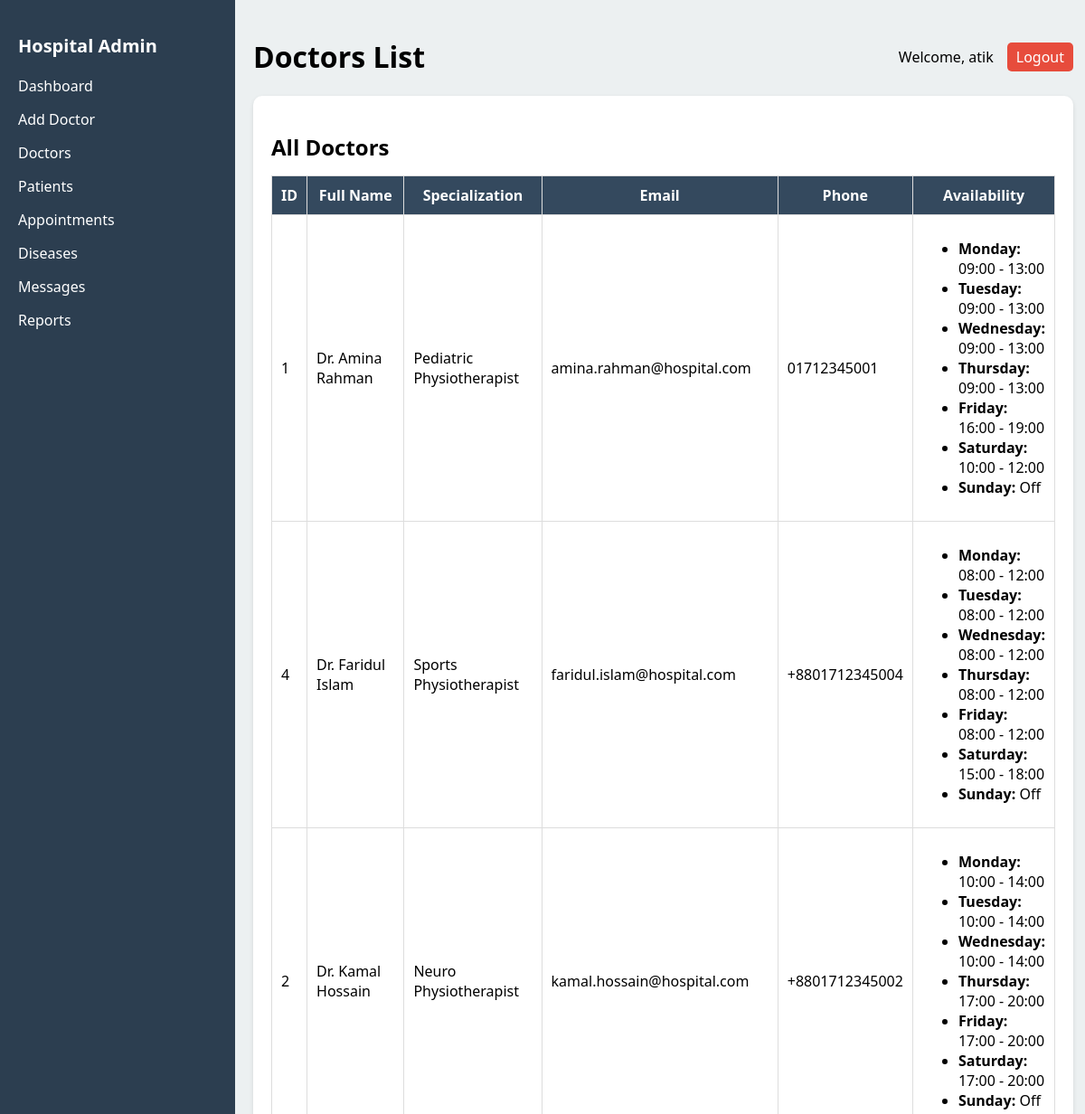
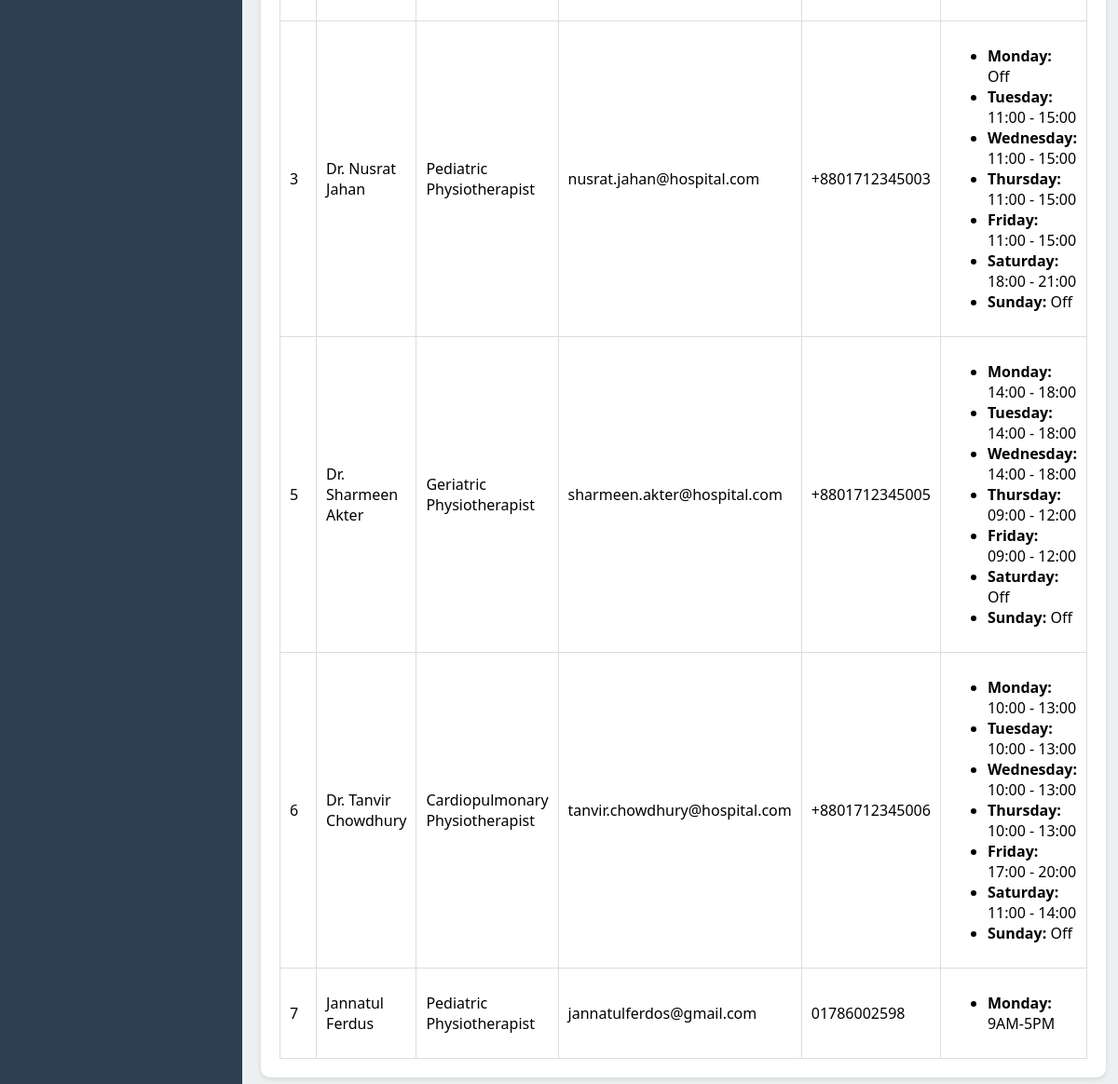
Screenshot of /custom_admin/doctors/ (signed in) with the database file from the repository (2 pictures, top to bottom).
### main_app/models.py (models this page shows, shortened)
class User(AbstractUser):
    full_name = models.CharField(max_length=150)
    phone = models.CharField(max_length=15)
    nid = models.CharField(max_length=20)
    age = models.IntegerField(blank=True, null=True)
    gender = models.CharField(max_length=10)
    is_admin = models.BooleanField(default=False)

class Doctor(models.Model):
    full_name = models.CharField(max_length=100)
    specialization = models.CharField(max_length=100)
    phone = models.CharField(max_length=15)
    email = models.EmailField(unique=True)
    availability = models.JSONField(default=dict, blank=True, null=True)

### custom_admin/views.py (the view)
# urls.py: path("doctors/", views.doctor_list, name="doctor_list"),
@login_required
def doctor_list(request):
    doctors = Doctor.objects.all().order_by("full_name")
    return render(request, "doctor_list.html", {"doctors": doctors})

### custom_admin/templates/doctor_list.html (shortened to what this page needs)
{% load static %}
<!DOCTYPE html>
<html lang="en">
  <head>
    <link rel="stylesheet" href="{% static 'css/dashboard.css' %}" />
  </head>
  <body>
    {% include 'sidder_part.html' %}
    <div class="main-content">
      <header>
        <h1>Doctors List</h1>
        <div class="user-info">
          <span>Welcome, {{ request.user.username }}</span>
          <a href="{% url 'logout' %}" class="logout-btn">Logout</a>
        </div>
      </header>
      <section class="table-section">
        <h2>All Doctors</h2>
        <table>
          <thead>
            <tr>
              <th>ID</th>
              <th>Full Name</th>
              <th>Specialization</th>
              <th>Email</th>
              <th>Phone</th>
              <th>Availability</th>
            </tr>
          </thead>
          <tbody>
            {% for doctor in doctors %}
            <tr>
              <td>{{ doctor.id }}</td>
              <td>{{ doctor.full_name }}</td>
              <td>{{ doctor.specialization }}</td>
              <td>{{ doctor.email }}</td>
              <td>{{ doctor.phone }}</td>
              <td>
                {% if doctor.availability %}
                <ul>
                  {% for day, time in doctor.availability.items %}
                  <li><strong>{{ day }}:</strong> {{ time }}</li>
                  {% endfor %}
                </ul>
                {% else %}
                <em>No availability set</em>
                {% endif %}
              </td>
            </tr>
            {% empty %}
            <tr>
              <td colspan="6" class="no-data">No doctors found.</td>
            </tr>
            {% endfor %}
          </tbody>
        </table>
      </section>
    </div>
  </body>
</html>

### custom_admin/templates/sidder_part.html (shortened to what this page needs)
{% load static %}
<!DOCTYPE html>
<html lang="en">
<head>
  <link rel="stylesheet" href="{% static 'css/sidder_part.css' %}" />
</head>
<body>
<div class="sidebar">
  <h2>Hospital Admin</h2>
  <ul>
    <li><a href="{% url 'custom_admin:dashboard' %}">Dashboard</a></li>
    <li><a href="{% url 'custom_admin:add_doctor' %}">Add Doctor</a></li>
    <li><a href="{% url 'custom_admin:doctor_list' %}">Doctors</a></li>
    <li><a href="{% url 'custom_admin:patient_list' %}">Patients</a></li>
    <li><a href="{% url 'custom_admin:appointment_list' %}">Appointments</a></li>
    <li><a href="{% url 'custom_admin:diseases' %}">Diseases</a></li>
    <li><a href="#">Messages</a></li>
    <li><a href="#">Reports</a></li>
  </ul>
</div>
</body>
</html>

### custom_admin/static/css/dashboard.css (style rules this page uses)
body { margin: 0; font-family: Arial, sans-serif; display: flex; }
.sidebar { width: 220px; background: #2c3e50; color: white; min-height: 100vh; padding: 20px; }
.sidebar h2 { margin-bottom: 20px; font-size: 20px; }
.sidebar ul { list-style: none; padding: 0; }
.sidebar ul li { margin: 15px 0; }
.sidebar ul li a { color: white; text-decoration: none; }
.main-content { flex: 1; padding: 20px; background: #ecf0f1; }
header { display: flex; justify-content: space-between; align-items: center; }
.user-info { display: flex; gap: 15px; align-items: center; }
.logout-btn { background: #e74c3c; color: white; padding: 5px 10px; border-radius: 5px; text-decoration: none; }
.table-section { background: white; padding: 20px; border-radius: 10px; box-shadow: 0 2px 5px rgba(0,0,0,0.1); }
.table-section h2 { margin-bottom: 15px; }
table { width: 100%; border-collapse: collapse; }
table th, table td { padding: 10px; border: 1px solid #ddd; }
table th { background: #34495e; color: white; }

### custom_admin/static/css/sidder_part.css (style rules this page uses)
body { margin: 0; padding: 0; font-family: "Segoe UI", Tahoma, Geneva, Verdana, sans-serif; display: flex; min-height: 100vh; background: #f4f6f9; }
.sidebar { width: 220px; background: #2c3e50; color: white; min-height: 100vh; padding: 20px; flex-shrink: 0; }
.sidebar h2 { margin-bottom: 20px; font-size: 20px; }
.sidebar ul { list-style: none; padding: 0; margin: 0; }
.sidebar ul li { margin: 15px 0; }
.sidebar ul li a { color: white; text-decoration: none; transition: color 0.3s ease; }
.main-content { flex: 1; padding: 20px; }

### rows the page displays
User: user.username "atik"
Doctor: id "1", full_name "Dr. Amina Rahman", specialization "Pediatric Physiotherapist", email "amina.rahman@hospital.com", phone "01712345001", availability "Monday" "Tuesday" "Wednesday" "Thursday" "Friday" "Saturday" "Sunday", availability "09:00 - 13:00" "09:00 - 13:00" "09:00 - 13:00" "09:00 - 13:00" "16:00 - 19:00" "10:00 - 12:00" "Off"
Doctor: id "4", full_name "Dr. Faridul Islam", specialization "Sports Physiotherapist", email "faridul.islam@hospital.com", phone "+8801712345004", availability "Monday" "Tuesday" "Wednesday" "Thursday" "Friday" "Saturday" "Sunday", availability "08:00 - 12:00" "08:00 - 12:00" "08:00 - 12:00" "08:00 - 12:00" "08:00 - 12:00" "15:00 - 18:00" "Off"
Doctor: id "2", full_name "Dr. Kamal Hossain", specialization "Neuro Physiotherapist", email "kamal.hossain@hospital.com", phone "+8801712345002", availability "Monday" "Tuesday" "Wednesday" "Thursday" "Friday" "Saturday" "Sunday", availability "10:00 - 14:00" "10:00 - 14:00" "10:00 - 14:00" "17:00 - 20:00" "17:00 - 20:00" "17:00 - 20:00" "Off"
Doctor: id "3", full_name "Dr. Nusrat Jahan", specialization "Pediatric Physiotherapist", email "nusrat.jahan@hospital.com", phone "+8801712345003", availability "Monday" "Tuesday" "Wednesday" "Thursday" "Friday" "Saturday" "Sunday", availability "Off" "11:00 - 15:00" "11:00 - 15:00" "11:00 - 15:00" "11:00 - 15:00" "18:00 - 21:00" "Off"
Doctor: id "5", full_name "Dr. Sharmeen Akter", specialization "Geriatric Physiotherapist", email "sharmeen.akter@hospital.com", phone "+8801712345005", availability "Monday" "Tuesday" "Wednesday" "Thursday" "Friday" "Saturday" "Sunday", availability "14:00 - 18:00" "14:00 - 18:00" "14:00 - 18:00" "09:00 - 12:00" "09:00 - 12:00" "Off" "Off"
Doctor: id "6", full_name "Dr. Tanvir Chowdhury", specialization "Cardiopulmonary Physiotherapist", email "tanvir.chowdhury@hospital.com", phone "+8801712345006", availability "Monday" "Tuesday" "Wednesday" "Thursday" "Friday" "Saturday" "Sunday", availability "10:00 - 13:00" "10:00 - 13:00" "10:00 - 13:00" "10:00 - 13:00" "17:00 - 20:00" "11:00 - 14:00" "Off"
Doctor: id "7", full_name "Jannatul Ferdus", specialization "Pediatric Physiotherapist", email "jannatulferdos@gmail.com", phone "01786002598", availability "Monday", availability "9AM-5PM"
